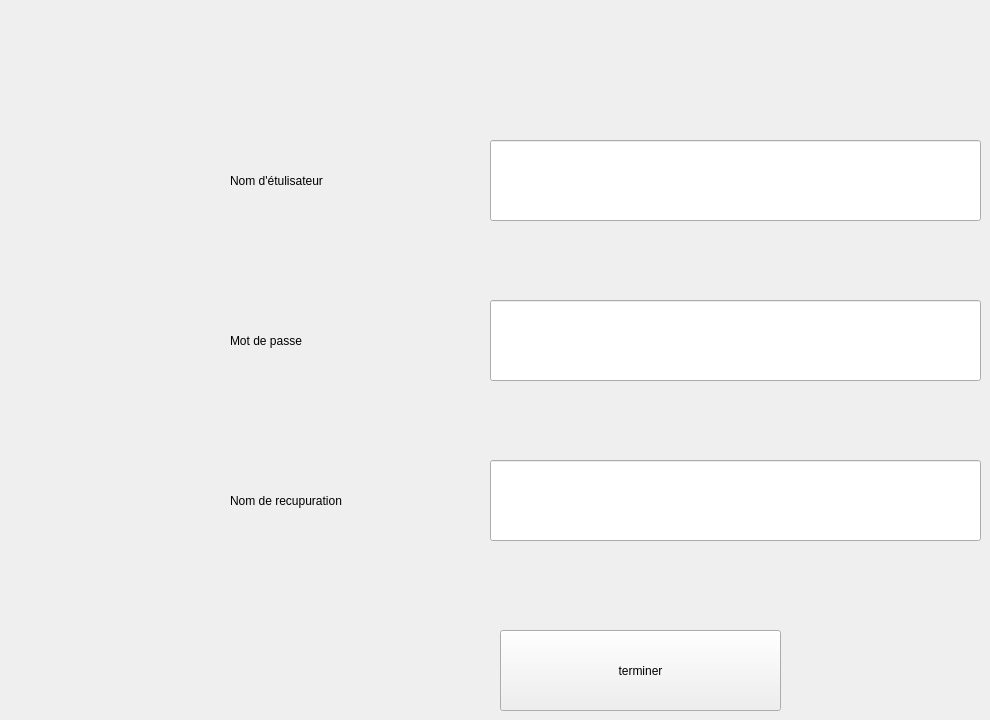
    <widget class="QWidget" name="tab_8">
     <attribute name="title">
      <string>Page</string>
     </attribute>
     <widget class="QLineEdit" name="lineEdit_24">
      <property name="geometry">
       <rect>
        <x>490</x>
        <y>140</y>
        <width>491</width>
        <height>81</height>
       </rect>
      </property>
     </widget>
     <widget class="QLineEdit" name="lineEdit_25">
      <property name="geometry">
       <rect>
        <x>490</x>
        <y>300</y>
        <width>491</width>
        <height>81</height>
       </rect>
      </property>
     </widget>
     <widget class="QLineEdit" name="lineEdit_26">
      <property name="geometry">
       <rect>
        <x>490</x>
        <y>460</y>
        <width>491</width>
        <height>81</height>
       </rect>
      </property>
     </widget>
     <widget class="QLabel" name="label">
      <property name="geometry">
       <rect>
        <x>230</x>
        <y>140</y>
        <width>191</width>
        <height>81</height>
       </rect>
      </property>
      <property name="text">
       <string>Nom d'étulisateur</string>
      </property>
     </widget>
     <widget class="QLabel" name="label_12">
      <property name="geometry">
       <rect>
        <x>230</x>
        <y>300</y>
        <width>161</width>
        <height>81</height>
       </rect>
      </property>
      <property name="text">
       <string>Mot de passe</string>
      </property>
     </widget>
     <widget class="QLabel" name="label_17">
      <property name="geometry">
       <rect>
        <x>230</x>
        <y>460</y>
        <width>231</width>
        <height>81</height>
       </rect>
      </property>
      <property name="text">
       <string>Nom de recupuration</string>
      </property>
     </widget>
     <widget class="QPushButton" name="pushButton_14">
      <property name="geometry">
       <rect>
        <x>500</x>
        <y>630</y>
        <width>281</width>
        <height>81</height>
       </rect>
      </property>
      <property name="text">
       <string>terminer</string>
      </property>
     </widget>
    </widget>
